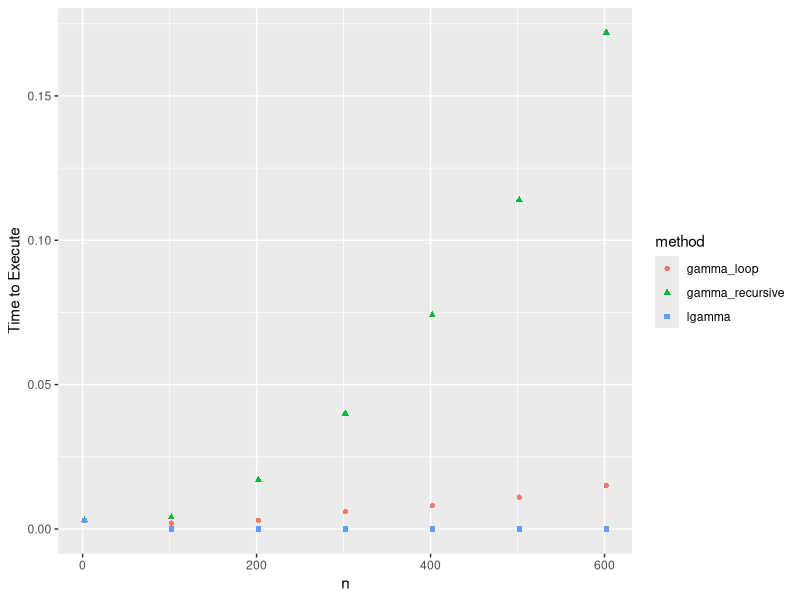

This figure's R source:
## ---- chunk 1
# Assignment 1: http://cse6242.gatech.edu/fall-2017/hw1/
# To compile R Markdown in terminal run: Rscript -e "rmarkdown::render('hw1.Rmd', clean=TRUE)"
# To create zip file: zip hw1.zip hw1.Rmd hw1_report.pdf

require(ggplot2)
require(rmarkdown)

options(expressions=500000)
## ---- chunk 2
get_familiar_with_r <- function(){
	#' This function is for the first part of assignment 1
	#' Run some code examples and observe results
	#' Briefly describe one insight you learned about R in your observations
	#' Illustrate with a sample code snippet and observed output

	# Hello World in R
	print('hello world')

	# Display data sets in ggplot 2 library
	# print(data(package = 'ggplot2'))

	# Working with factors
	current.season = factor('summer',
			  levels = c('summer', 'fall', 'winter', 'spring'),
			  ordered = TRUE) # Ordered factor
	print(current.season)
	print(levels(current.season))

	print('goodbye world')
}
get_familiar_with_r()
## ---- chunk 3
log_gamma_loop <- function(n){
	#' Computes and returns the natural logarithm of the gamma value of a positive integer
	#' using an iterative loop
	#' log gamma is defined as ln((n-1)!) = ln(n-1) + ln(n-2) + ... + ln(1)

	sum = 0
	for (i in seq(n - 1, 1, by = -1)) {
		sum = sum + log(i)
	}
	return(sum)
}
log_gamma_loop(5)
## ---- chunk 4
log_gamma_recursive <- function(n){
	#' Computers and returns the natural logarith mof the gamma value of a positive integer
	#' using recursion
	#' log gamma is defined as ln((n-1)!) = ln(n-1) + ln(n-2) + ... + ln(1)
	if (n == 1){
		return(0)
	} else {
		sum = log(n - 1) + log_gamma_recursive(n - 1)
		return(sum)
	}
}
log_gamma_recursive(5)
## ---- chunk 5
sum_log_gamma_loop <- function(n){
	#' Uses log_gamma_loop defined above to sum the log Gamma results over
	#' the range 1 to n
	sum = 0

	# Start at 2 because log(1 - 1) is undefined
	for (i in seq(2, n, by=1)) {
		sum = sum + log_gamma_loop(i)
	}
	return(sum)
}


sum_log_gamma_recursive <- function(n){
	#' Uses log_gamma_recursive defined above to sum the log Gamma results over
	#' the range 1 to n
	sum = 0

	# Start at 2 because log(1 - 1) is undefined
	for (i in seq(2, n, by=1)) {
		sum = sum + log_gamma_recursive(i)
	}
	return(sum)
}

sum_log_gamma_loop(5)
sum_log_gamma_recursive(5)
## ---- chunk 6
sum_lgamma <- function(n){
	#' Uses built in R function lgamma(n) to sum the log Gamma results over the
	#' range 1 to n
	sum = 0

	# Start at 2 because log(1 - 1) is undefined
	for (i in seq(2, n, by=1)) {
		sum = sum + lgamma(i)
	}
	return(sum)
}
sum_lgamma(5)
## ---- chunk 7
make_comparisons <- function(n) {
	#' Compare the execution times of the three implementations of finding the
	#' sum of log gamma defined above
	#' Replicate num_runs times for better consistency

	num_runs = 1
	num_by = 100

	# initializing vectors to be of length n/num_by
	gamma_loop = c()
	gamma_recursive = c()
	lgamma = c()
	for (i in seq(2, n, num_by)){
		gamma_loop = c(gamma_loop, system.time(sum_log_gamma_loop(i))[1])
		gamma_recursive = c(gamma_recursive, system.time(sum_log_gamma_recursive(i))[1])
		lgamma = c(lgamma, system.time(sum_lgamma(i))[1])
	}

	index = c(seq(2, n, num_by), seq(2, n, num_by), seq(2, n, num_by))
	times = c(gamma_loop, gamma_recursive, lgamma)
	method = c(rep('gamma_loop', n/num_by), rep('gamma_recursive', n/num_by), rep('lgamma', n/num_by))

	# To plot: https://stackoverflow.com/questions/13837565/how-to-plot-one-variable-in-ggplot
	df = data.frame(index=index, times=times, method=method)
	ggplot(df, aes(x=index, y=times)) +
		geom_point(aes(color=method, shape=method, group=method)) +
		xlab('n') +
		ylab('Time to Execute')
}


make_comparisons(700)
